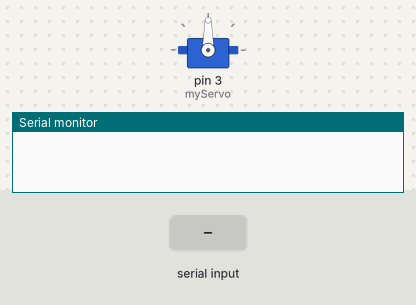
Simulated run of this sketch. Board: Arduino Uno, built with avr-gcc and run on an emulated ATmega328P. On the bench: servo, the last lines printed to the serial monitor. The inputs (shaded band) are chosen by the test bench.

Above: at 1.2 s.
1.3 s: "1" received over Serial
At 1.7 s:
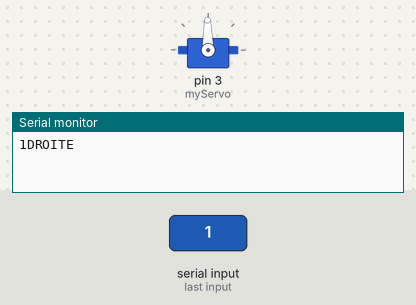
2.8 s: "2" received over Serial
At 4.0 s:
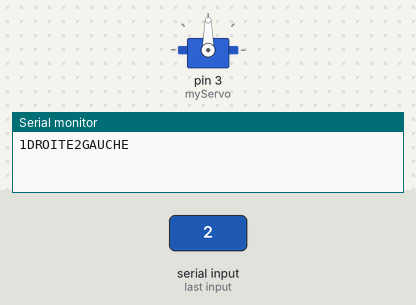
Timing chart, 0 to 5.8 s (numbered marks = the images above; inputs shaded):
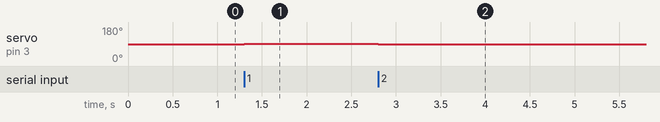

Measured:
- after the input at 1.3 s, servo on pin 3 (myServo): 90° → 91° at once
- after the input at 2.8 s, servo on pin 3 (myServo): 91° → 90° at once

The sketch:

Blue_detect.ino
```cpp
#include <Servo.h>
#define DROITE 1
#define GAUCHE 2
Servo myServo;  // create a servo object

int angle=0;   // variable to hold the angle for the servo motor

void setup() {
  myServo.attach(3); // attaches the servo on pin 9 to the servo object
  Serial.begin(9600); // open a serial connection to your computer
  angle = 90;
}

void serialEvent(){
  while(Serial.available()){
    char value = Serial.read();
    Serial.write(value);
    if(value == '1' ){
      angle = min(angle+1,179);
      Serial.write("DROITE");
    }
    else if (value == '2'){
      angle = max(1, angle-1);
      Serial.write("GAUCHE");
    }
      myServo.write(angle);
  }

}

void loop(){}
```
